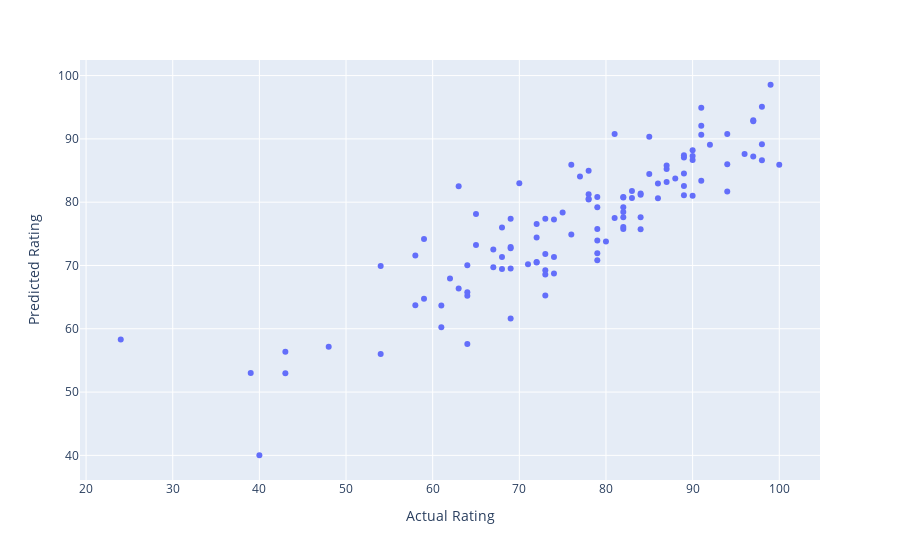

The notebook cell saved with this chart:
### Code cell
# quick plot of test results
test_labels = pd.merge(y_test, data['Game'], left_index= True, right_index = True) #join the game name back in to rating scores
test_scores = pd.DataFrame({'Game': test_labels['Game'], 'Predicted Rating':model8.predict(X_test), 'Actual Rating': test_labels['Rating']}) #join the test set to the predictions
fig = px.scatter(test_scores, x="Actual Rating", y="Predicted Rating", hover_name= 'Game')
fig

### Figure 1 — Plotly figure (JSON) as saved in the notebook; plotly's stock layout.template omitted (floating-point values rounded to 4 significant figures)
{"data": [{"hovertemplate": "<b>%{hovertext}</b><br><br>Actual Rating=%{x}<br>Predicted Rating=%{y}<extra></extra>", "hovertext": ["Nioh", "Trials Rising", "Crypt of the Necrodancer", "Marvel's Avengers", "The Outer Worlds", "Destruction Allstars", "Super Mario Odyssey", "Unrailed!", "Rollerdrome", "F1 2012", "Tetris Effect", "F1 2019", "Stellaris", "Path of Exile", "WRC 9", "Astro Bot Rescue Mission", "Mario + Rabbids Kingdom Battle", "The Legend of Zelda: Tears of the Kingdom", "Horizon Zero Dawn", "Heavy Rain", "Psychonauts 2", "Call of Duty Modern Warfare 2", "Mario & Sonic at the Olympic Games", "Dandy Ace", "Crash Bandicoot", "Pokemon White", "Northgard", "Middle Earth: Shadow of War", "Killzone Shadow Fall", "Fifa 13", "Wo Long Fallen Dynasty", "Tribes of Midgard", "The Ascent", "Apotheon", "Brain Training", "Mario Tennis Aces", "Overcooked 2", "Star Wars: Knights of the Old Republic", "Contrast", "Cat Quest II", "Forza Motorsport 7", "Mario Kart 7", "Mini Motorways", "F1 2015", "Clustertruck", "Infamous First Light", "Spiritfarer", "Uncharted 3 Drake's Deception", "Fifa 14", "Divinity Original Sin 2", "Ultimate Chicken Horse", "Red Dead Redemption 2", "Tunic", "Wargroove", "Grand Theft Auto Vice City Stories", "The Last of Us Part II", "Motorsport Manager", "Metroid Fusion", "The Simpsons Hit & Run", "Assassin's Creed Revelations", "Call of Duty Black Ops", "Batman Arkham Knight", "Football Manager 2008", "Gears 5", "Surviving Mars", "Star Wars Jedi Survivor", "Halo 4", "Watch Dogs", "Concrete Genie", "Doom VFR", "Super Mario 3D World + Bowser's Fury", "Mass Effect", "Dicey Dungeons", "Hearts of Iron IV", "Game of Thrones Telltale", "Ys VIII Lacrimosa of Dana", "Diablo Immortal", "Deathloop", "Uncharted Drake's Fortune", "Ghostwire Tokyo", "F1 2010", "F1 2020", "Monster Hunter Rise", "Transistor", "Nier Automata", "Torchlight 2", "Halo 5: Guardians", "Horizon Forbidden West", "Super Smash Bros. Brawl", "Marvel's Spider-Man Miles Morales", "Mass Effect 3", "Final Fantasy VII Remake", "Warlock - Master of the Arcane", "Assassin's Creed Syndicate", "The Last of Us", "You Suck At Parking", "Ori and The Blind Forest", "Watch Dogs 2", "Prison Architect", "Elden Ring", "Fifa 07", "Hades", "Mario & Sonic at the Winter Olympic Games", "Two Point Campus", "The Witcher 3", "Super Mario Galaxy", "Trek to Yomi", "Fifa Street 2", "Celeste", "Call of Duty Modern Warfare", "CrossfireX"], "legendgroup": "", "marker": {"color": "#636efa", "symbol": "circle"}, "mode": "markers", "name": "", "orientation": "v", "showlegend": false, "type": "scatter", "x": [65, 75, 73, 43, 59, 54, 97, 59, 79, 78, 89, 83, 72, 81, 74, 94, 79, 100, 97, 78, 89, 92, 61, 54, 72, 87, 74, 58, 69, 78, 64, 73, 64, 67, 72, 65, 80, 76, 43, 71, 82, 85, 68, 58, 68, 72, 82, 91, 82, 89, 73, 98, 68, 69, 82, 96, 69, 90, 73, 83, 90, 84, 86, 84, 63, 87, 82, 84, 79, 24, 88, 90, 67, 76, 48, 90, 39, 82, 85, 73, 79, 87, 81, 86, 63, 78, 84, 91, 91, 89, 94, 91, 61, 82, 99, 62, 77, 69, 74, 97, 79, 98, 64, 79, 70, 98, 69, 64, 94, 89, 40], "xaxis": "x", "y": [78.12, 78.35, 77.39, 56.35, 74.17, 56.03, 92.95, 64.74, 71.93, 80.44, 81.1, 81.75, 76.56, 90.76, 71.33, 86.01, 75.76, 85.9, 92.8, 81.25, 84.55, 89.08, 60.26, 69.9, 70.48, 85.23, 68.72, 71.57, 69.53, 80.56, 70.04, 65.25, 65.23, 69.7, 74.4, 73.25, 73.77, 85.93, 52.96, 70.19, 80.74, 84.46, 71.35, 63.73, 69.44, 70.55, 77.64, 94.92, 78.45, 87.06, 69.23, 86.62, 76.01, 72.73, 79.2, 87.63, 72.91, 87.32, 71.82, 80.65, 88.2, 81.19, 82.95, 81.37, 66.37, 85.78, 80.82, 75.73, 73.95, 58.3, 83.76, 86.67, 72.52, 74.89, 57.18, 81.02, 53.03, 75.77, 90.33, 68.56, 80.82, 83.21, 77.49, 80.61, 82.52, 84.98, 77.61, 92.08, 90.67, 82.57, 90.76, 83.38, 63.67, 76.09, 98.55, 67.94, 84.05, 77.38, 77.25, 87.24, 79.19, 89.16, 65.79, 70.81, 82.99, 95.09, 61.64, 57.61, 81.7, 87.41, 40.02], "yaxis": "y"}], "layout": {"legend": {"tracegroupgap": 0}, "margin": {"t": 60}, "xaxis": {"anchor": "y", "domain": [0, 1], "title": {"text": "Actual Rating"}}, "yaxis": {"anchor": "x", "domain": [0, 1], "title": {"text": "Predicted Rating"}}}}
